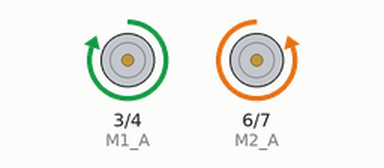
The sketch below on a simulated Arduino Uno, built with avr-gcc and run on an emulated ATmega328P. Parts: motor-driver pin pairs drawn as motors (green arrow = first pin HIGH = forward, orange = second pin HIGH = backward, longer = more drive, scaled by the enable pin).

Above: at 2.5 s.
At 7.6 s:
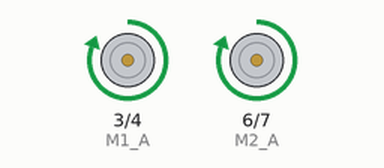
At 12.7 s:
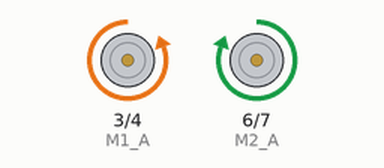
At 19.3 s:
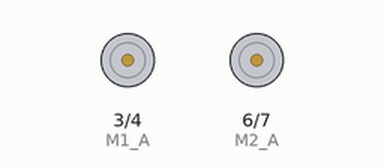
Timing chart, 0 to 27.2 s (numbered marks = the images above):
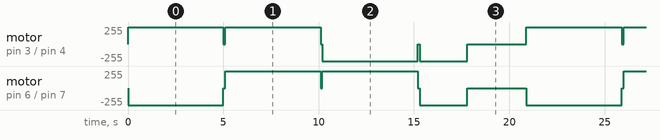

Measured:
- by itself, motor on pin 6 (M2_A) / pin 7 (M2_B): repeats every 20.9 s: 2 × (stopped 0.10 s, forward 255/255 5.0 s), stopped 0.10 s, backward 255/255 2.5 s, stopped 3.1 s, backward 255/255 5.0 s
- by itself, motor on pin 3 (M1_A) / pin 4 (M1_B): repeats every 20.9 s: stopped 0.10 s, forward 255/255 5.0 s, stopped 0.10 s, backward 255/255 5.0 s, stopped 0.10 s, backward 255/255 2.5 s, stopped 3.1 s, forward 255/255 5.0 s

The sketch:

drive_basics.ino
```cpp
// D2 pin naar 1,2EN van de SN754410, D3 pin naar 1A, D4 pin naar 2A
#define M1_EN 2
#define M1_A 3
#define M1_B 4

// D5 pin naar 3,4EN van de SN754410, D6 pin naar 3A, D7 pin naar 4A
#define M2_EN 5
#define M2_A 6
#define M2_B 7


void setup() {
  pinMode(M1_EN, OUTPUT);
  pinMode(M1_A, OUTPUT);
  pinMode(M1_B, OUTPUT);

  pinMode(M2_EN, OUTPUT);
  pinMode(M2_A, OUTPUT);
  pinMode(M2_B, OUTPUT);

  digitalWrite(M1_EN, HIGH);
  digitalWrite(M2_EN, HIGH);
}

void loop() {
  // De waarden van deze parameters hebben een impact op hoe de tank rijd,
  // bv bij een oppervlak met meer weerstand moet er langer gedraaid worden

  // 5 sec voorwaarts
  Forwards(5000);
  // 360° draaien
  Left(5000);
  // 5 sec achterwaarts
  Backwards(5000);
  // 180° draaien
  Right(2500);

  delay(3000);
}

void Forwards(int duration)
{
  //Left Track
  digitalWrite(M1_A, HIGH);
  digitalWrite(M1_B, LOW);
  //Right Track
  digitalWrite(M2_A, LOW);
  digitalWrite(M2_B, HIGH);
  delay(duration);
  Reset();
}

void Backwards(int duration)
{
  // Left Track
  digitalWrite(M1_A, LOW);
  digitalWrite(M1_B, HIGH);
  // Right Track
  digitalWrite(M2_A, HIGH);
  digitalWrite(M2_B, LOW);
  delay(duration);
  Reset();
}

void Left(int duration)
{
  // Left Track
  digitalWrite(M1_A, HIGH);
  digitalWrite(M1_B, LOW);
  // Right Track
  digitalWrite(M2_A, HIGH);
  digitalWrite(M2_B, LOW);
  delay(duration);
  Reset();
}

void Right(int duration)
{
  // Left Track
  digitalWrite(M1_A, LOW);
  digitalWrite(M1_B, HIGH);
  // Right Track
  digitalWrite(M2_A, LOW);
  digitalWrite(M2_B, HIGH);
  delay(duration);
  Reset();
}

void Reset()
{
  // Left Track
  digitalWrite(M1_A, LOW);
  digitalWrite(M1_B, LOW);
  // Right Track
  digitalWrite(M2_A, LOW);
  digitalWrite(M2_B, LOW);
  delay(100);
}
```
